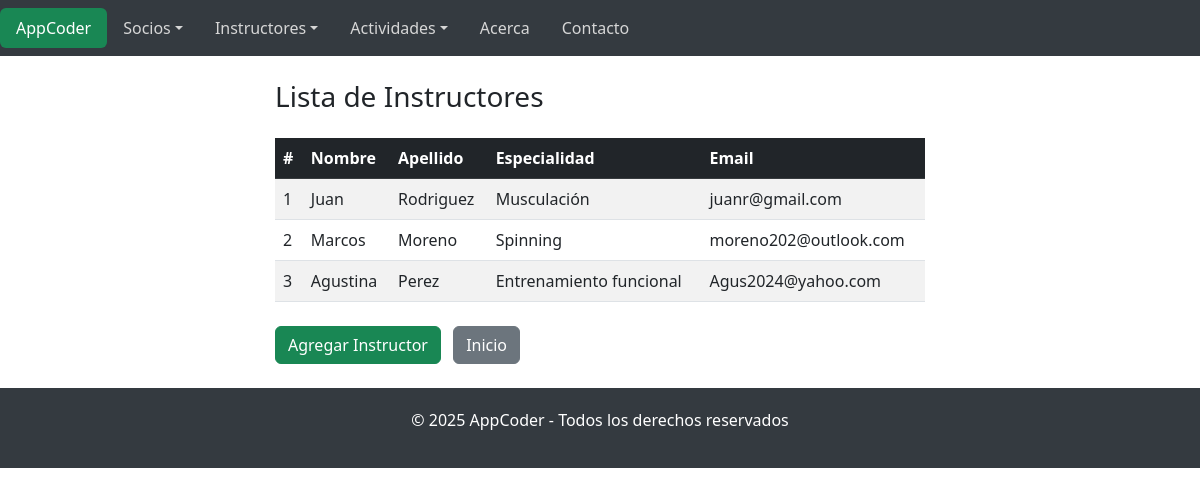
Before: /instructores/ with the older database file.
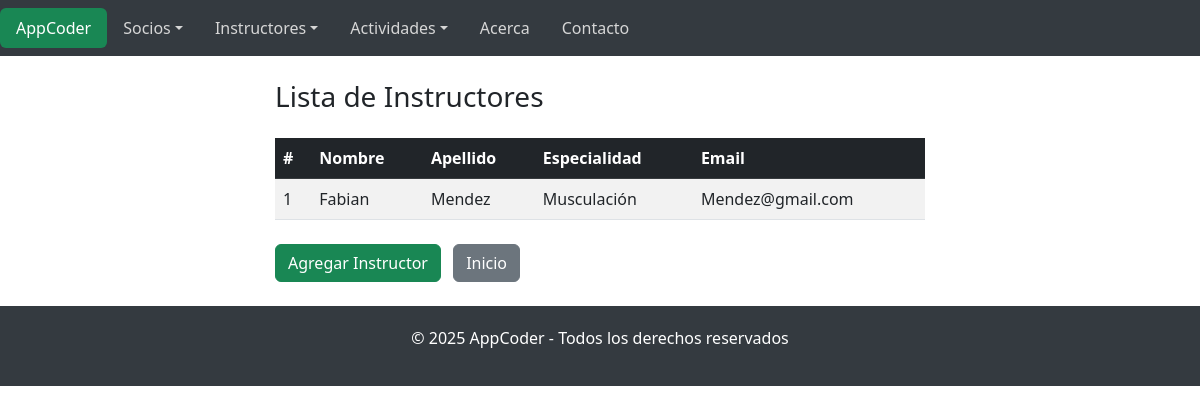
After: the same page with the newer database file.
### AppCoder/models.py (models this page shows, shortened)
class Instructor(models.Model):
    especialidades = [
        ('musculacion', 'Musculación'),
        ('spinning', 'Spinning'),
        ('yoga', 'Yoga'),
        ('bailoterapia', 'Bailoterapia'),
        ('natacion', 'Natación'),
        ('crossfit', 'Crossfit'),
        ('entrenamiento funcional', 'Entrenamiento funcional'),
    ]
    nombre = models.CharField(max_length=100)
    apellido = models.CharField(max_length=100)
    email = models.EmailField()
    especialidad = models.CharField(max_length=50, choices=especialidades)

### AppCoder/views.py (the view)
# urls.py: path('instructores/', views.lista_instructores, name='lista_instructores'),
def lista_instructores(request):
    instructores = Instructor.objects.all()
    return render(request, 'AppCoder/lista_instructores.html', {'instructores': instructores})

### AppCoder/templates/AppCoder/lista_instructores.html (shortened to what this page needs)
{% extends "AppCoder/index.html" %}
{% load static %}
{% block cuerpo %}
    <div class="container my-4">
        <h3 class="mb-4">Lista de Instructores</h3>
        <table class="table table-striped table-hover">
            <thead class="table-dark">
                <tr>
                    <th>#</th>
                    <th>Nombre</th>
                    <th>Apellido</th>
                    <th>Especialidad</th>
                    <th>Email</th>
                </tr>
            </thead>
            <tbody>
                {% for instructor in instructores %}
                <tr>
                    <td>{{ forloop.counter }}</td>
                    <td>{{ instructor.nombre }}</td>
                    <td>{{ instructor.apellido }}</td>
                    <td>{{ instructor.get_especialidad_display }}</td>
                    <td>{{ instructor.email }}</td>
                </tr>
                {% endfor %}
            </tbody>
        </table>
        <div class="mt-4">
            <a href="{% url 'cargar_instructor' %}" class="btn btn-success me-2">Agregar Instructor</a>
            <a href="{% url 'index' %}" class="btn btn-secondary">Inicio</a>
        </div>
    </div>
{% endblock %}

Changed rows visible on the page:
removed Instructor: nombre "Marcos", apellido "Moreno", especialidad "Spinning", email "moreno202@outlook.com"
removed Instructor: nombre "Agustina", apellido "Perez", especialidad "Entrenamiento funcional", email "Agus2024@yahoo.com"
changed Instructor "Musculación": nombre "Juan" → "Fabian"; apellido "Rodriguez" → "Mendez"; email "juanr@gmail.com" → "Mendez@gmail.com"
